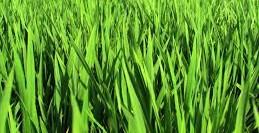
#> input picture Healthy/0healthy.jpg, 259 x 133 px; its folder holds only this picture in this run
$ python Segmentation.py   (Python 2 division)   (older library calls are emulated)
#> lines starting #> are read from the running program, lines starting #| are printed output that depends on the picture; after the words box and inside, x2 and y2 are one past the last pixel; in counts of white or black regions, pixels touching at a corner belong together

import numpy as np
import cv2
import matplotlib.pyplot as plt
import os


healthy_images=os.listdir('./Healthy')
print healthy_images

for i in  healthy_images:
	img=cv2.imread('./Healthy/'+str(i))
#> img is the input picture: shape (133, 259, 3); mean B, G, R 43.9, 148.3, 90.8
	rgb=cv2.cvtColor(img,cv2.COLOR_BGR2RGB)
	gray=cv2.cvtColor(rgb,cv2.COLOR_RGB2GRAY)
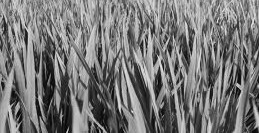
#> gray: shape (133, 259); min 2, max 234, mean 119.2

	h,w=gray.shape
#> h = 133; w = 259

	back=np.zeros((h,w),np.uint8)


	ret,thresh=cv2.threshold(gray,160,255,cv2.THRESH_BINARY_INV)
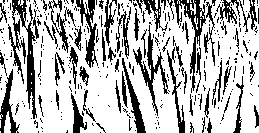
#> thresh: shape (133, 259); 72.1% white; 337 black regions (276 under 20 px)

	largest_coutour_index=0
	largest_area=0

	img1,contours,hierarchy=cv2.findContours(thresh,cv2.RETR_EXTERNAL,cv2.CHAIN_APPROX_SIMPLE)
#> contours = 50 contours, 46 with area under 20; largest, box (x1, y1, x2, y2) and area: (0, 0, 259, 133) 28374, (4, 111, 11, 133) 80, (83, 0, 90, 15) 34, (190, 0, 196, 15) 20

	for i in range(len(contours)):
		a=cv2.contourArea(contours[i],0)
		if(a>largest_area):
			largest_area=a
			largest_coutour_index=i
#> this loop made 50 passes
#> (a, largest_area) on passes 5, 50: (80, 80), (28374.5, 28374.5)
#> a on passes 1, 2, 3, 6, 7, 8: 0, 0, 0, 0, 0, 0
#> after the loop, largest_area = 28374.5; largest_coutour_index = 49

	print a
#| 28374.5
	print largest_coutour_index
#| 49


	cv2.drawContours(back,contours,largest_coutour_index,(255,255,255),cv2.FILLED,8,hierarchy)
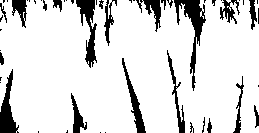
#> back: shape (133, 259); 86.4% white; 52 black regions (29 under 20 px), largest, box (x1, y1, x2, y2) and area: (174, 0, 206, 91) 781, (76, 0, 97, 68) 597, (0, 69, 19, 133) 550

	dilation_size=2
	element=cv2.getStructuringElement( cv2.MORPH_RECT,
	( 2*dilation_size + 1, 2*dilation_size+1 ),
	  ( dilation_size, dilation_size ) )

	cv2.erode(back,back,element)

	hsv=cv2.cvtColor(img,cv2.COLOR_BGR2HSV)
#> hsv: shape (133, 259, 3); mean H, S, V 47.6, 189.7, 148.3
	hsv_thr=cv2.inRange(hsv,(10,10,10),(90,255,255))
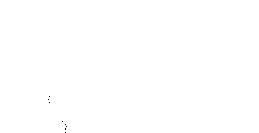
#> hsv_thr: shape (133, 259); 100% white; black in thin lines or dots, all inside (x1, y1, x2, y2) = (48, 96, 67, 133)
	dst=cv2.bitwise_not(hsv_thr, back);


	plt.imshow(back,cmap='gray')
	plt.show()

$ run again, on Healthy/healthy5.jpg
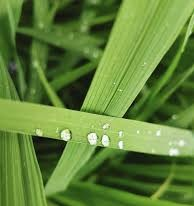
#> input picture Healthy/healthy5.jpg, 194 x 206 px
#> img is the input picture: shape (206, 194, 3); mean B, G, R 57.4, 129.7, 96.6
#> `ret,thresh=cv2.threshold(gray,160,255,cv2.THRESH_BINARY_INV)`:
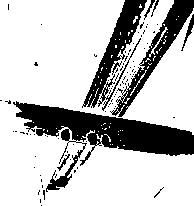
#> thresh: shape (206, 194); 76.1% white; 89 black regions (82 under 20 px)
#> contours = 69 contours, 67 with area under 20; largest, box (x1, y1, x2, y2) and area: (0, 0, 194, 206) 30265, (149, 27, 168, 57) 32
#> the loop `for i in range(len(contours)):` made 69 passes
#> (a, largest_area) on passes 63, 69: (32, 32), (30265, 30265)
#> after the loop `for i in range(len(contours)):`: largest_area = 30265; largest_coutour_index = 68
#| 30265.0
#| 68
#> `cv2.drawContours(back,contours,largest_coutour_index,(255,255,255),cv2..`:
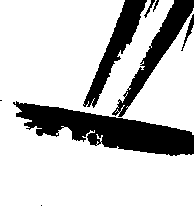
#> back: shape (206, 194); 78.2% white; 8 black regions (2 under 20 px), largest, box (x1, y1, x2, y2) and area: (13, 101, 194, 156) 4714, (112, 0, 194, 117) 1974, (83, 0, 147, 108) 1838, (181, 14, 194, 51) 110, (144, 0, 155, 18) 47, (153, 0, 159, 12) 25
#> hsv: shape (206, 194, 3); mean H, S, V 44.4, 151.4, 129.7
#> hsv_thr: shape (206, 194); 99.9% white; black in thin lines or dots, all inside (x1, y1, x2, y2) = (33, 78, 95, 142)
